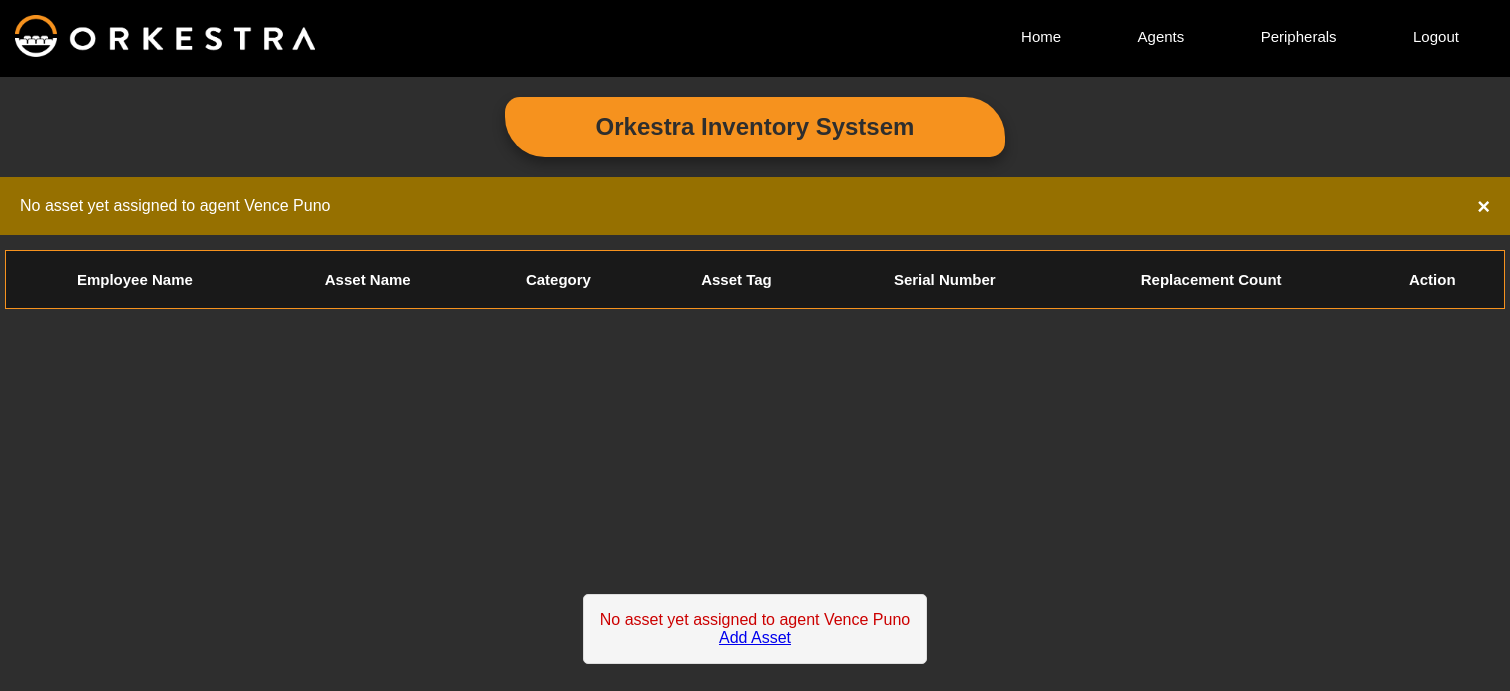
The app's page /user/Vence Puno (signed in), older data.
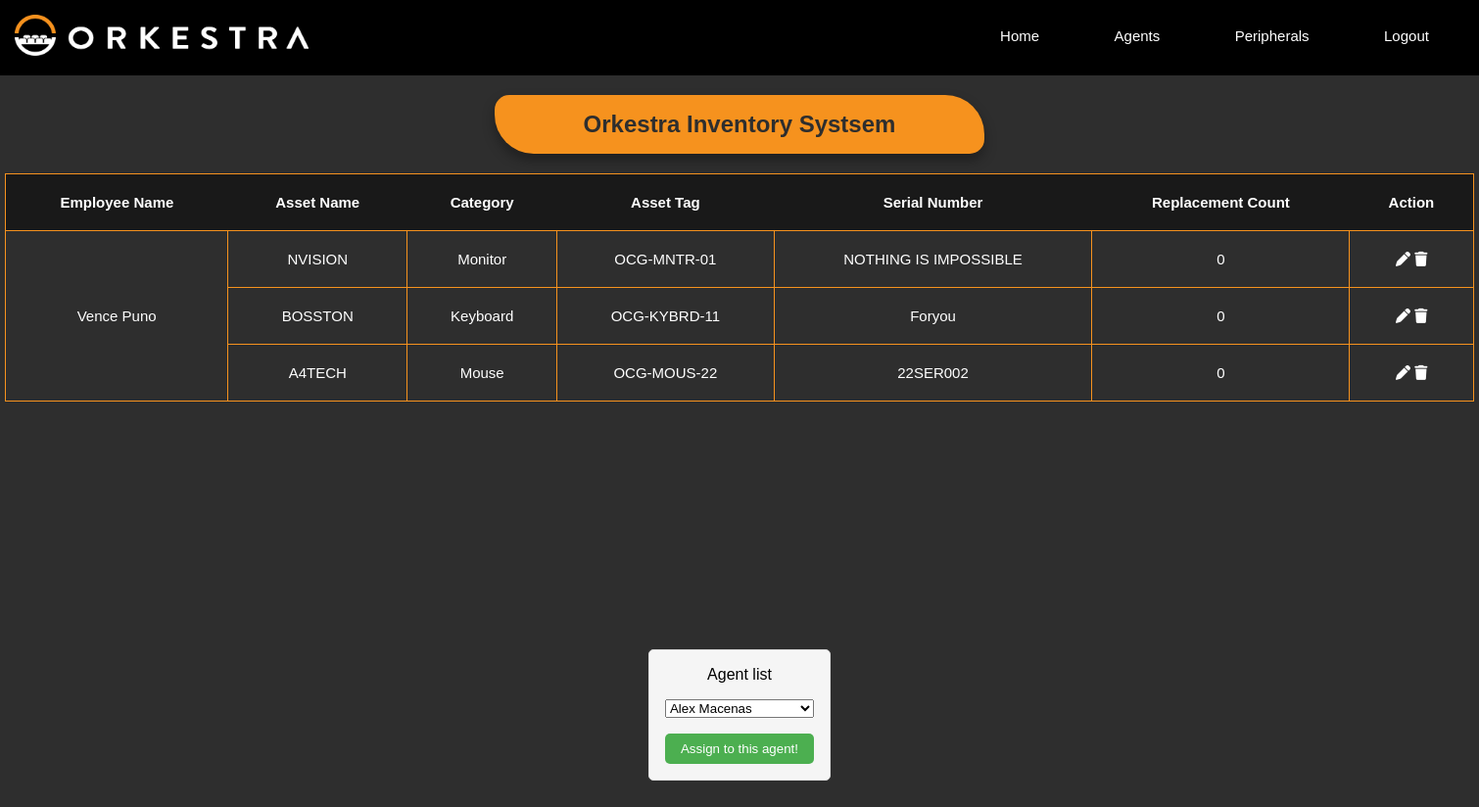
The same page, newer data.
### models.py (models this page shows)
class Asset(db.Model):
    __tablename__ = 'asset'
    id = db.Column(db.Integer, primary_key=True, autoincrement=True)
    stock_id = db.Column(db.Integer, db.ForeignKey('stock.id'))
    employee_id = db.Column(db.Integer, db.ForeignKey('employee.id'))
    date_assigned = db.Column(db.Text)

class Employee(db.Model):
    __tablename__ = "employee"
    id = db.Column(db.Integer, primary_key=True, autoincrement=True)
    full_name = db.Column(db.Text)
    role = db.Column(db.Text)

class Stock(db.Model):
    __tablename__ = 'stock'
    id = db.Column(db.Integer, primary_key=True, autoincrement=True)
    name = db.Column(db.Text, unique=False, nullable=False)
    category = db.Column(db.String(30), unique=False, nullable=False)
    asset_tag = db.Column(db.String(30), unique=False, nullable=False)
    serial_number = db.Column(db.String(30), unique=False, nullable=False)

### main.py (the view)
@app.route("/user/<fullname>", methods=['GET', 'POST'])
@login_required
def getUser(fullname):
    error = ""
    form = UnassignedAgents()
    if fullname:
        resolved_emp_details = db.session.query(
        Employee.full_name,
        Stock.name.label('asset_name'),
        Stock.category,
        Stock.asset_tag,
        Stock.serial_number,
        Asset.stock_id.label('asset_id')
    ) \
    .join(Asset, Employee.id == Asset.employee_id) \
    .join(Stock, Asset.stock_id == Stock.id)
        resolved_emp_details = resolved_emp_details.filter(Employee.full_name == fullname)
        employee = Employee.query.filter_by(full_name=fullname).first()
        user_id = employee.id
        stock_id_in_replaceNo = ReplaceNo.query.filter_by(employee_id=user_id).all()
        categories = {}
        for stock in stock_id_in_replaceNo:
            stockTable = Stock.query.filter_by(category=stock.category).first()
            categories[stockTable.category] = stock.replacement_no
        resolved_emp_details = resolved_emp_details.filter(Employee.id != None) \
            .order_by(Employee.full_name, Asset.id) \
            .all()
        if resolved_emp_details:
            emp_details = {}
            for emp_name, asset_name, category, asset_tag, serial_number, asset_id in resolved_emp_details:
                if emp_name not in emp_details:
                    emp_details[emp_name] = []
                asset_info = {
                'name': asset_name,
                'category': category,
                'asset_tag': asset_tag,
                'serial_number': serial_number,
                'asset_id': asset_id
                }
                all_unassigned_query = """
                        SELECT * FROM employee
                        WHERE id NOT IN (
                        SELECT employee_id FROM asset
                        );
                """
                empty_agents = db.session.execute(text(all_unassigned_query))
                form.names.choices = [(str(row[0]), str(row[1])) for row in empty_agents]
                if category in categories:
                    asset_info['Replace_No'] = categories[category]
                emp_details[emp_name].append(asset_info)
            return render_template("view_user.html", emp_details=emp_details, form=form, fullname=fullname)
        else:
            no_assets_flag = True
            error = f"No asset yet assigned to agent {fullname}"
            flash(error)
            return render_template("view_user.html", no_assets_flag=no_assets_flag , emp_details={}, error=error)
    else:
        error = f"No fullname was provided"
        flash(error)
        return render_template("view_user.html",  emp_details={}, error=error)

### form.py
class UnassignedAgents(FlaskForm):
    names = SelectField(label="Agent list", validators=[DataRequired()])

### main.py (called while the page is built)
@login_manager.user_loader
def load_user(user_id):
    return db.session.get(User,(user_id))

### templates/view_user.html (shortened to what this page needs)
<!DOCTYPE html>
<html lang="en">
<head>
    <link rel="stylesheet" href="{{ url_for('static', filename='css/styles.css') }}">
    <link rel="stylesheet" href="{{ url_for('static', filename='css/view_user.css') }}">
    </head>
</head>
<body>
    <header>
        <nav>
         <a href="{{ url_for('home') }}"><img src="static\css\assets\orkestra-main-logo.png" alt=""></a>
         <div class="nav-links">
            <ul>
                <li><a href="{{ url_for('home') }}">Home</a></li>
                <li><a href="{{ url_for('view') }}">Agents</a></li>
                <li><a href="{{ url_for('asset_view') }}">Peripherals</a></li>
                <li><a href="{{ url_for('login') }}">Logout</a></li>
            </ul>
        </div>
        </nav>
    </header>
    <section class="viewHeader">
        <h1>Orkestra Inventory Systsem</h1>
    </section>
    {% with messages = get_flashed_messages() %}
  {% if messages %}
  <div class="alert">
    <span class="closebtn" onclick="this.parentElement.style.display='none';">&times;</span>
    {{ messages[0] }}
  </div>
  {% endif %}
{% endwith %}
    <div class="table-container">
        <section class="viewTable">
            <table>
                <thead>
                    <tr>
                        <th rowspan="2">Employee Name</th>
                        <th rowspan="2">Asset Name</th>
                        <th rowspan="2">Category</th>
                        <th rowspan="2">Asset Tag</th>
                        <th rowspan="2">Serial Number</th>
                        <th rowspan="2">Replacement Count</th>
                        <th rowspan="2">Action</th>
                    </tr>
                </thead>
                <tbody>
                    {% for emp_name, asset_list in emp_details.items() %}
                    <tr>
                        <td rowspan="{{ asset_list|length }}">{{ emp_name }}</td>
                        {% for asset in asset_list %}
                        <td>{{ asset['name'] }}</td>
                        <td>{{ asset['category'] }}</td>
                        <td>{{ asset['asset_tag'] }}</td>
                        <td>{{ asset['serial_number'] }}</td>
                        <td>{{ asset['Replace_No'] }}</td>
                        <td>
                            <a href="{{ url_for('replace_asset', asset_id=asset['asset_id'], fn=emp_name) }}"><i class="fa-solid fa-pen"></i>
                            </a>
                            <a href="{{ url_for('return_asset', asset_id=asset['asset_id'], fn=emp_name) }}" class="confirmReturn"><i class="fa-solid fa-trash"></i>
                            </a>
                        </td>
                        </tr>
                        {% endfor %}
                    {% endfor %}
                </tbody>
            </table>
        </section>
    </div>
                <div class="container_view">
                    {% if error and no_assets_flag %}
                      <div class="error-message">
                        <p>{{ error }}</p>
                        <a href="{{ url_for('assign_asset') }}" id="add-asset-btn">Add Asset</a>
                      </div>
                    {% elif error %}
                      <div class="error-message">
                        <p>{{ error }}</p>
                      </div>
                    {% else %}
                      <form method="POST" action="{{ url_for('replace_all_asset') }}" class="user-form">
                        {{ form.names.label }}
                        {{ form.names }}
                        <input type="submit" value="Assign to this agent!" class="submit-btn confirmation">
                      </form>
                    {% endif %}
                  </div>
</body>
</html>

### static/css/styles.css (style rules this page uses)
* { margin: 0; padding: 0; font-family: "Montserrat", sans-serif; box-sizing: border-box; }
body { background-color: #2E2E2E; }
nav { display: flex; padding: 1%; justify-content: space-between; align-items: center; background-color: #000000; }
nav img { width: 300px; }
.nav-links { flex: 1; text-align: right; }
.nav-links ul li { list-style: none; display: inline-block; padding: 8px 12px; position: relative; }
.nav-links ul li a { color: #fff; text-decoration: none; font-size: 15px; padding: 10px 24px; }
.nav-links ul li::after { content: ''; width: 0%; height: 2px; background: #fff; display: block; margin: auto; transition: 0.5s; }
.searchTable th, td { border: 1px solid #F6921E; padding: 20px; }
.viewHeader { display: flex; justify-content: center; width: 500px; height: 10%; background-color: #F6921E; padding: 1rem; box-shadow: 0 .4rem .8rem #0005; border-radius: 15px 40px; color: #2E2E2E; margin: auto; margin-top: 20px; margin-bottom: 20px; }
.viewTable table { margin: auto; color: white; border-collapse: collapse; text-align: center; width: 1500px; }
.viewTable thead { font-size: 15px; border: 1px solid #F6921E; background-color: #191919; }
.viewTable th { padding: 20px; }
.viewTable a { text-decoration: none; color: white; }
.viewTable tbody { font-size: 15px; border: transparent; }

### static/css/view_user.css (style rules this page uses)
.container_view { display: flex; justify-content: center; align-items: center; min-height: 80vh; }
.error-message, .user-form { text-align: center; margin: 2rem 0; padding: 1rem; border: 1px solid #ddd; border-radius: 5px; background-color: #f5f5f5; }
.user-form { display: flex; flex-direction: column; gap: 1rem; }
.submit-btn { background-color: #4CAF50; color: white; padding: 0.5rem 1rem; border: none; border-radius: 5px; cursor: pointer; }

Row changes from the older to the newer data that the page shows:
added Asset: full_name "Vence Puno", name "NVISION", category "Monitor", asset_tag "OCG-MNTR-01", serial_number "NOTHING IS IMPOSSIBLE", Replace_No "0"
added Asset: name "BOSSTON", category "Keyboard", asset_tag "OCG-KYBRD-11", serial_number "Foryou", Replace_No "0", shown under "Vence Puno"
added Asset: name "A4TECH", category "Mouse", asset_tag "OCG-MOUS-22", serial_number "22SER002", Replace_No "0", shown under "Vence Puno"
Text that changed along with them:
form field names: (not shown) → "Alex Macenas"
form field value: (not shown) → "Assign to this agent!"
{{ messages[0] }}: "No asset yet assigned to agent Vence Puno" → (not shown)
{{ error }}: "No asset yet assigned to agent Vence Puno" → (not shown)
text no longer shown: "× Add Asset"
text now shown: "Agent list"
